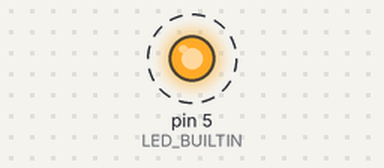
This sketch was run on a simulated Arduino Uno, built with avr-gcc and run on an emulated ATmega328P. Shown: output pins drawn as LEDs (lit = HIGH). Dashed ring = blinking.

Above: at 0.2 s.
Timing chart, 0 to 3.0 s (numbered marks = the images above):
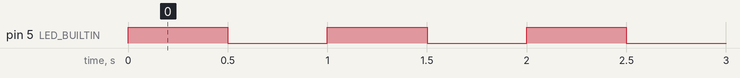

The sketch:

test_led7.ino
```cpp
// // #define DATA 11
// // #define CLOCK 13
// // #define LATCH 10

// // #define DIGIT1 8
// // #define DIGIT2 9

// // byte numbers[10] = {
// //   0b00111111, //0
// //   0b00000110, //1
// //   0b01011011, //2
// //   0b01001111, //3
// //   0b01100110, //4
// //   0b01101101, //5
// //   0b01111101, //6
// //   0b00000111, //7
// //   0b01111111, //8
// //   0b01101111  //9
// // };

// // int counter = 0;

// // void setup() {
// //   pinMode(DATA, OUTPUT);
// //   pinMode(CLOCK, OUTPUT);
// //   pinMode(LATCH, OUTPUT);

// //   pinMode(DIGIT1, OUTPUT);
// //   pinMode(DIGIT2, OUTPUT);
// // }

// // void displayDigit(byte num, int digitPin) {

// //   digitalWrite(DIGIT1, HIGH);
// //   digitalWrite(DIGIT2, HIGH);

// //   digitalWrite(LATCH, LOW);
// //   shiftOut(DATA, CLOCK, MSBFIRST, numbers[num]);
// //   digitalWrite(LATCH, HIGH);

// //   digitalWrite(digitPin, LOW); // bật digit
// //   delay(2);
// // }

// // void loop() {

// //   int tens = counter / 10;
// //   int units = counter % 10;

// //   displayDigit(tens, DIGIT1);
// //   displayDigit(units, DIGIT2);

// //   static unsigned long lastUpdate = 0;

// //   if(millis() - lastUpdate >= 1000) {
// //     counter++;
// //     if(counter > 99) counter = 0;
// //     lastUpdate = millis();
// //   }
// // }
// #define DATA 11
// #define CLOCK 12
// #define LATCH 10

// #define DIGIT1 4
// #define DIGIT2 5

// byte numbers[10] = {
//   0b11000000,
//   0b11111001,
//   0b10100100,
//   0b10110000,
//   0b10011001,
//   0b10010010,
//   0b10000010,
//   0b11111000,
//   0b10000000,
//   0b10010000
// };

// int counter = 0;
// unsigned long lastUpdate = 0;

// void displayDigit(byte num, int digitPin) {

//   digitalWrite(DIGIT1, LOW);
//   digitalWrite(DIGIT2, LOW);

//   digitalWrite(LATCH, LOW);
//   shiftOut(DATA, CLOCK, MSBFIRST, numbers[num]);
//   digitalWrite(LATCH, HIGH);

//   digitalWrite(digitPin, HIGH);

//   delay(2);
// }

// void setup() {

//   pinMode(DATA, OUTPUT);
//   pinMode(CLOCK, OUTPUT);
//   pinMode(LATCH, OUTPUT);

//   pinMode(DIGIT1, OUTPUT);
//   pinMode(DIGIT2, OUTPUT);
// }

// void loop() {

//   int tens = counter / 10;
//   int units = counter % 10;

//   displayDigit(tens, DIGIT1);
//   displayDigit(units, DIGIT2);

//   if(millis() - lastUpdate >= 1000) {
//     counter++;
//     if(counter > 99) counter = 0;
//     lastUpdate = millis();
//   }
// }
#define LED_BUILTIN 5  // Thử 2 trước, nếu không sáng đổi sang 5

void setup() {
  pinMode(LED_BUILTIN, OUTPUT);
}

void loop() {
  digitalWrite(LED_BUILTIN, HIGH);  // Bật LED
  delay(500);                       // 0.5 giây
  digitalWrite(LED_BUILTIN, LOW);   // Tắt LED
  delay(500);                       // 0.5 giây
}
```

Measured:
- by itself, pin 5 (LED_BUILTIN): alternates HIGH for 0.50 s and LOW for 0.50 s
